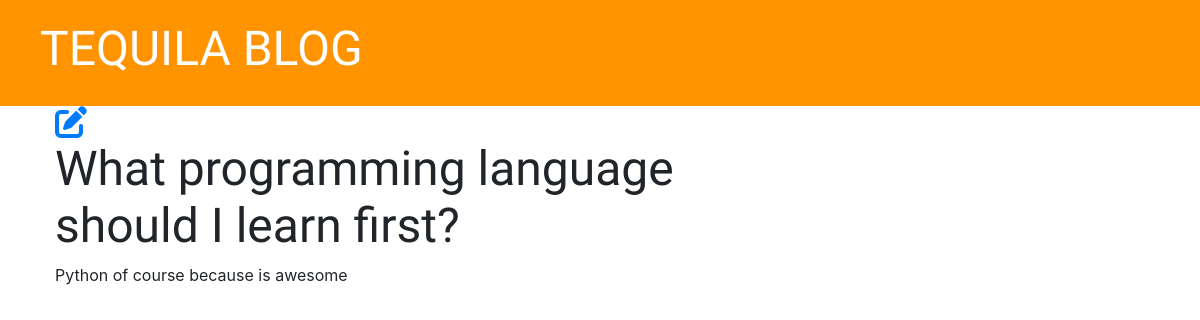
The app's page /post/2, older data.
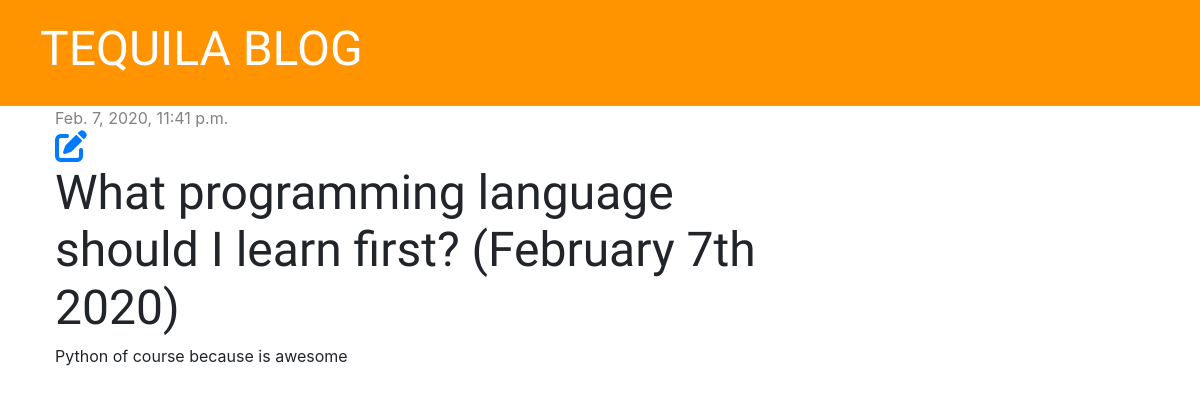
The same page, newer data.
### blog/models.py (models this page shows, shortened)
class Post(models.Model):
    author = models.ForeignKey('auth.User', on_delete=models.CASCADE)
    title = models.CharField(max_length=200)
    text = models.TextField()
    created_date = models.DateTimeField(default=timezone.now)
    published_date = models.DateTimeField(blank=True, null=True)

### blog/views.py (the view)
# urls.py: path('post/<int:pk>', views.post_detail, name='post_detail'),
def post_detail(request, pk):
    post = get_object_or_404(Post, pk=pk) #this will get the object from Post and if doesn't exist will throw a 404
    stuff_for_frontend = {'post':post}
    return render(request, 'blog/post_detail.html', stuff_for_frontend)

### blog/templates/blog/post_detail.html
{% extends 'blog/base.html' %}
{% block content %}
    <div class="post">
          {% if post.published_date %}
              <div class="date">
                    {{ post.published_date }}
              </div>
          {% endif %}
          <a href="{% url 'post_edit' pk=post.pk %}"><i class="fas fa-edit fa-2x"></i></a>
          <h1>{{ post.title }}</h1>
          <p>{{ post.text|linebreaksbr }}</p>
    </div>
{% endblock %}

### blog/templates/blog/base.html (shortened to what this page needs)
{% load static %}
<!DOCTYPE html>
<html lang="en" dir="ltr">
  <head>
    <link href="https://stackpath.bootstrapcdn.com/bootstrap/4.4.1/css/bootstrap.min.css" rel="stylesheet">
    <link rel="stylesheet" href="{% static 'css/blog.css' %}">
  </head>
  <body>
      <div class="page-header">
            <h1><a href="{% url "post_list" %}">TEQUILA BLOG</a></h1>
      </div>
      <div class="content container">
            <div class="row">
                  <div class="col-md-8">
                      {% block content %}
                      {% endblock %}
                  </div>
            </div>
      </div>
  </body>
</html>

### blog/static/css/blog.css (style rules this page uses)
.page-header { background-color: #ff9400; margin-top: 0; padding: 20px 20px 20px 40px; }
.page-header h1, .page-header h1 a { color: #ffffff; font-size: 36pt; text-decoration: none; }
.content { margin-left: 40px; }
h1, h2, h3, h4 { font-family: 'Tangerine', 'Inconsolata', 'Droid Sans', serif; font-size: 48px; }
.date { color: #828282; }
.post { margin-bottom: 70px; }

Row changes from the older to the newer data that the page shows:
changed Post "Python of course because is awesome": published_date (not shown) → "Feb. 7, 2020, 11:41 p.m."; title "What programming language should I learn first?" → "What programming language should I learn first? (February 7th 2020)"
